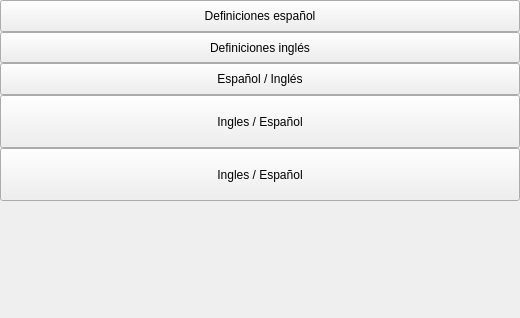
<?xml version="1.0" encoding="UTF-8"?>
<ui version="4.0">
 <class>DictionaryLayer</class>
 <widget class="QWidget" name="DictionaryLayer">
  <property name="geometry">
   <rect>
    <x>0</x>
    <y>0</y>
    <width>403</width>
    <height>318</height>
   </rect>
  </property>
  <property name="minimumSize">
   <size>
    <width>0</width>
    <height>0</height>
   </size>
  </property>
  <property name="maximumSize">
   <size>
    <width>403</width>
    <height>318</height>
   </size>
  </property>
  <property name="focusPolicy">
   <enum>Qt::NoFocus</enum>
  </property>
  <property name="windowTitle">
   <string notr="true">Form</string>
  </property>
  <property name="styleSheet">
   <string notr="true" />
  </property>
  <layout class="QHBoxLayout" name="horizontalLayout">
   <property name="spacing">
    <number>0</number>
   </property>
   <property name="margin">
    <number>0</number>
   </property>
   <item>
    <widget class="QWidget" name="DictionaryLayerCont" native="true">
     <layout class="QVBoxLayout" name="DictionaryLayerCon2">
      <property name="spacing">
       <number>0</number>
      </property>
      <property name="margin">
       <number>0</number>
      </property>
      <item>
       <widget class="QPushButton" name="dictBtn0">
        <property name="sizePolicy">
         <sizepolicy hsizetype="Expanding" vsizetype="Expanding">
          <horstretch>0</horstretch>
          <verstretch>0</verstretch>
         </sizepolicy>
        </property>
        <property name="maximumSize">
         <size>
          <width>16777215</width>
          <height>75</height>
         </size>
        </property>
        <property name="focusPolicy">
         <enum>Qt::NoFocus</enum>
        </property>
        <property name="text">
         <string>Definiciones espa&#241;ol</string>
        </property>
        <property name="checkable">
         <bool>true</bool>
        </property>
       </widget>
      </item>
      <item>
       <widget class="QPushButton" name="dictBtn1">
        <property name="sizePolicy">
         <sizepolicy hsizetype="Expanding" vsizetype="Expanding">
          <horstretch>0</horstretch>
          <verstretch>0</verstretch>
         </sizepolicy>
        </property>
        <property name="maximumSize">
         <size>
          <width>16777215</width>
          <height>75</height>
         </size>
        </property>
        <property name="focusPolicy">
         <enum>Qt::NoFocus</enum>
        </property>
        <property name="text">
         <string>Definiciones ingl&#233;s</string>
        </property>
        <property name="checkable">
         <bool>true</bool>
        </property>
       </widget>
      </item>
      <item>
       <widget class="QPushButton" name="dictBtn2">
        <property name="sizePolicy">
         <sizepolicy hsizetype="Expanding" vsizetype="Expanding">
          <horstretch>0</horstretch>
          <verstretch>0</verstretch>
         </sizepolicy>
        </property>
        <property name="maximumSize">
         <size>
          <width>16777215</width>
          <height>75</height>
         </size>
        </property>
        <property name="focusPolicy">
         <enum>Qt::NoFocus</enum>
        </property>
        <property name="text">
         <string>Espa&#241;ol / Ingl&#233;s</string>
        </property>
        <property name="checkable">
         <bool>true</bool>
        </property>
       </widget>
      </item>
      <item>
       <widget class="QPushButton" name="dictBtn3">
        <property name="sizePolicy">
         <sizepolicy hsizetype="Expanding" vsizetype="Expanding">
          <horstretch>0</horstretch>
          <verstretch>0</verstretch>
         </sizepolicy>
        </property>
        <property name="minimumSize">
         <size>
          <width>0</width>
          <height>53</height>
         </size>
        </property>
        <property name="maximumSize">
         <size>
          <width>679</width>
          <height>75</height>
         </size>
        </property>
        <property name="focusPolicy">
         <enum>Qt::NoFocus</enum>
        </property>
        <property name="text">
         <string>Ingles / Espa&#241;ol</string>
        </property>
        <property name="checkable">
         <bool>true</bool>
        </property>
       </widget>
      </item>
      <item>
       <widget class="QPushButton" name="dictBtn4">
        <property name="sizePolicy">
         <sizepolicy hsizetype="Expanding" vsizetype="Expanding">
          <horstretch>0</horstretch>
          <verstretch>0</verstretch>
         </sizepolicy>
        </property>
        <property name="minimumSize">
         <size>
          <width>0</width>
          <height>53</height>
         </size>
        </property>
        <property name="maximumSize">
         <size>
          <width>679</width>
          <height>75</height>
         </size>
        </property>
        <property name="focusPolicy">
         <enum>Qt::NoFocus</enum>
        </property>
        <property name="text">
         <string>Ingles / Espa&#241;ol</string>
        </property>
        <property name="checkable">
         <bool>true</bool>
        </property>
       </widget>
      </item>
      <item>
       <spacer name="verticalSpacer">
        <property name="orientation">
         <enum>Qt::Vertical</enum>
        </property>
        <property name="sizeHint" stdset="0">
         <size>
          <width>28</width>
          <height>57</height>
         </size>
        </property>
       </spacer>
      </item>
      <item>
       <widget class="ViewerVerticalPagerPopup" name="VerticalPagerPopup" native="true">
        <property name="minimumSize">
         <size>
          <width>520</width>
          <height>60</height>
         </size>
        </property>
        <layout class="QHBoxLayout" name="horizontalLayout_2">
         <property name="spacing">
          <number>0</number>
         </property>
         <property name="margin">
          <number>0</number>
         </property>
        </layout>
       </widget>
      </item>
     </layout>
    </widget>
   </item>
  </layout>
 </widget>
 <customwidgets>
  <customwidget>
   <class>ViewerVerticalPagerPopup</class>
   <extends>QWidget</extends>
   <header>ViewerVerticalPagerPopup.h</header>
   <container>1</container>
  </customwidget>
 </customwidgets>
 <resources />
 <connections />
</ui>
